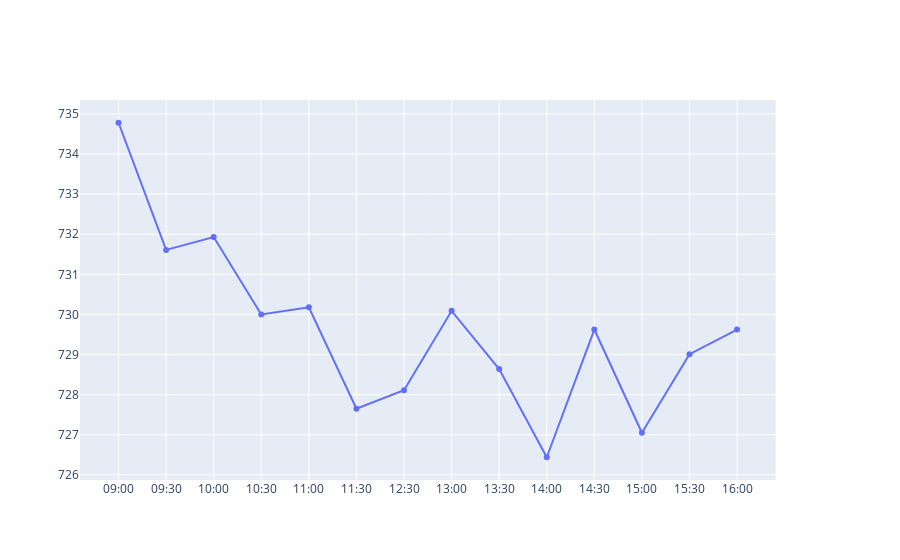

Notebook code cell kept with this figure:
### Code cell
fig.add_trace(
    go.Scatter(x=dfstock['time'], y=dfstock['last'], name="Stock Price"),
    secondary_y=False,
)

### Figure 1 — Plotly figure (JSON) as saved in the notebook; plotly's stock layout.template omitted (floating-point values rounded to 4 significant figures)
{"data": [{"name": "Stock Price", "type": "scatter", "x": ["09:00", "09:30", "10:00", "10:30", "11:00", "11:30", "12:30", "13:00", "13:30", "14:00", "14:30", "15:00", "15:30", "16:00"], "xaxis": "x", "y": [734.8, 731.6, 731.9, 730, 730.2, 727.6, 728.1, 730.1, 728.6, 726.4, 729.6, 727.0, 729.0, 729.6], "yaxis": "y"}], "layout": {"xaxis": {"anchor": "y", "domain": [0, 0.94]}, "yaxis": {"anchor": "x", "domain": [0, 1]}, "yaxis2": {"anchor": "x", "overlaying": "y", "side": "right"}}}
